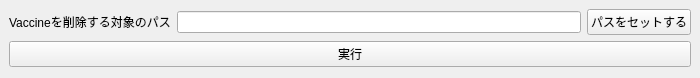
<?xml version="1.0" encoding="UTF-8"?>
<ui version="4.0">
 <class>MainWindow</class>
 <widget class="QMainWindow" name="MainWindow">
  <property name="geometry">
   <rect>
    <x>0</x>
    <y>0</y>
    <width>700</width>
    <height>78</height>
   </rect>
  </property>
  <property name="sizePolicy">
   <sizepolicy hsizetype="Fixed" vsizetype="Maximum">
    <horstretch>0</horstretch>
    <verstretch>0</verstretch>
   </sizepolicy>
  </property>
  <property name="maximumSize">
   <size>
    <width>65536</width>
    <height>78</height>
   </size>
  </property>
  <property name="windowTitle">
   <string>Delete Vaccine</string>
  </property>
  <widget class="QWidget" name="centralwidget">
   <layout class="QVBoxLayout" name="verticalLayout_2">
    <item>
     <layout class="QHBoxLayout" name="horizontalLayout" stretch="1,5,2">
      <item>
       <widget class="QLabel" name="targetPathLabel">
        <property name="sizePolicy">
         <sizepolicy hsizetype="Fixed" vsizetype="Preferred">
          <horstretch>0</horstretch>
          <verstretch>0</verstretch>
         </sizepolicy>
        </property>
        <property name="text">
         <string>Vaccineを削除する対象のパス</string>
        </property>
       </widget>
      </item>
      <item>
       <widget class="QLineEdit" name="filePathEdit"/>
      </item>
      <item>
       <widget class="QPushButton" name="pathSetButton">
        <property name="sizePolicy">
         <sizepolicy hsizetype="Fixed" vsizetype="Fixed">
          <horstretch>0</horstretch>
          <verstretch>0</verstretch>
         </sizepolicy>
        </property>
        <property name="text">
         <string>パスをセットする</string>
        </property>
       </widget>
      </item>
     </layout>
    </item>
    <item>
     <widget class="QPushButton" name="execButton">
      <property name="sizePolicy">
       <sizepolicy hsizetype="Minimum" vsizetype="Fixed">
        <horstretch>0</horstretch>
        <verstretch>0</verstretch>
       </sizepolicy>
      </property>
      <property name="text">
       <string>実行</string>
      </property>
     </widget>
    </item>
    <item>
     <spacer name="verticalSpacer">
      <property name="orientation">
       <enum>Qt::Vertical</enum>
      </property>
      <property name="sizeHint" stdset="0">
       <size>
        <width>20</width>
        <height>40</height>
       </size>
      </property>
     </spacer>
    </item>
   </layout>
  </widget>
 </widget>
 <resources/>
 <connections/>
</ui>
